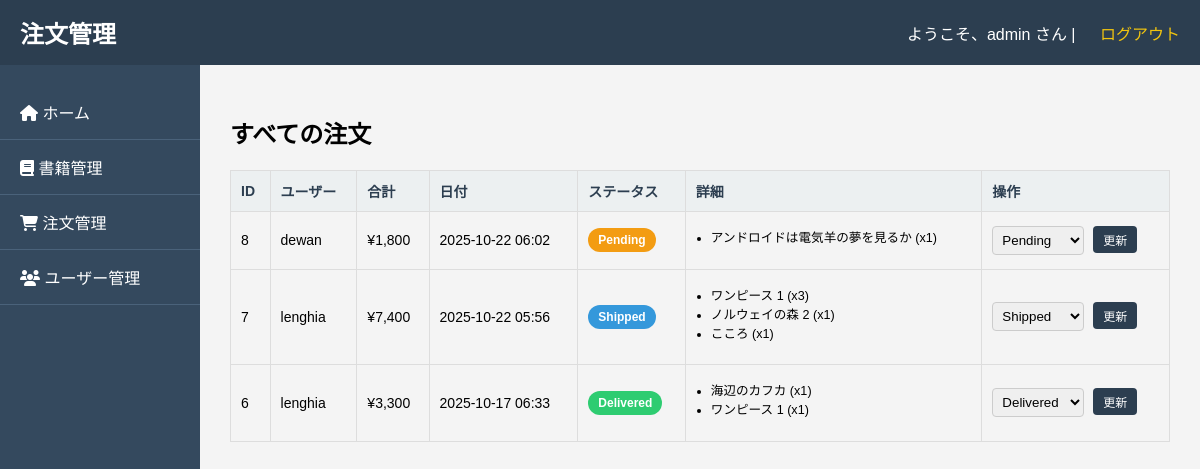
The app's page /admin/manage_orders.php (signed in) with its own data.
### tables this page shows
CREATE TABLE `orders` (
  `id` int(11) NOT NULL,
  `user_id` int(11) NOT NULL,
  `total_amount` decimal(10,2) NOT NULL,
  `shipping_address` text NOT NULL,
  `order_status` varchar(50) NOT NULL DEFAULT 'Pending',
  `created_at` timestamp NOT NULL DEFAULT current_timestamp()
);

CREATE TABLE `users` (
  `id` int(11) NOT NULL,
  `username` varchar(50) NOT NULL,
  `email` varchar(100) NOT NULL,
  `password` varchar(255) NOT NULL,
  `role` varchar(10) NOT NULL DEFAULT 'user',
  `created_at` timestamp NOT NULL DEFAULT current_timestamp()
);

CREATE TABLE `order_items` (
  `id` int(11) NOT NULL,
  `order_id` int(11) NOT NULL,
  `book_id` int(11) NOT NULL,
  `quantity` int(11) NOT NULL,
  `price` int(11) NOT NULL
);

CREATE TABLE `books` (
  `id` int(11) NOT NULL,
  `title` varchar(255) NOT NULL,
  `author` varchar(255) DEFAULT NULL,
  `price` int(11) NOT NULL,
  `sale_price` decimal(10,2) DEFAULT NULL,
  `description` text DEFAULT NULL,
  `published_year` int(11) DEFAULT NULL,
  `image` varchar(255) DEFAULT NULL
);

### admin/manage_orders.php (the view, shortened to what this page needs)
<?php
require '../config.php';
$orders = $pdo->query("SELECT o.*, u.username FROM orders o JOIN users u ON o.user_id = u.id ORDER BY o.created_at DESC")->fetchAll();
function getOrderItemsForAdmin($pdo, $order_id)
{
    $stmt = $pdo->prepare("
        SELECT oi.*, b.title
        FROM order_items oi
        JOIN books b ON oi.book_id = b.id
        WHERE oi.order_id = ?
    ");
    $stmt->execute([$order_id]);
    return $stmt->fetchAll();
}
?>
<!DOCTYPE html>
<html lang="ja">
<head>
    <link rel="stylesheet" href="https://cdnjs.cloudflare.com/ajax/libs/font-awesome/6.4.0/css/all.min.css" />
</head>
<body>
    <div class="header">
        <h1>注文管理</h1>
        <span>ようこそ、<?= htmlspecialchars($_SESSION['username']) ?> さん | <a href="logout.php">ログアウト</a></span>
    </div>
    <div class="container">
        <div class="sidebar">
            <a href="dashboard.php"><i class="fas fa-home"></i> ホーム</a>
            <a href="manage_books.php"><i class="fas fa-book"></i> 書籍管理</a>
            <a href="manage_orders.php"><i class="fas fa-shopping-cart"></i> 注文管理</a>
            <a href="manage_users.php"><i class="fas fa-users"></i> ユーザー管理</a>
        </div>
        <div class="content">
            <h2>すべての注文</h2>
            <table class="admin-table">
                <thead>
                    <tr>
                        <th>ID</th>
                        <th>ユーザー</th>
                        <th>合計</th>
                        <th>日付</th>
                        <th>ステータス</th>
                        <th>詳細</th>
                        <th>操作</th>
                    </tr>
                </thead>
                <tbody>
                    <?php foreach ($orders as $order): ?>
                        <tr>
                            <td><?= htmlspecialchars($order['id']) ?></td>
                            <td><?= htmlspecialchars($order['username']) ?></td>
                            <td>¥<?= number_format($order['total_amount']) ?></td>
                            <td><?= date('Y-m-d H:i', strtotime($order['created_at'])) ?></td>
                            <td>
                                <span class="status-badge status-<?= htmlspecialchars($order['order_status']) ?>">
                                    <?= htmlspecialchars($order['order_status']) ?>
                                </span>
                            </td>
                            <td>
                                <ul class="order-detail-list">
                                    <?php
                                    $items = getOrderItemsForAdmin($pdo, $order['id']);
                                    foreach ($items as $item):
                                        ?>
                                        <li><?= htmlspecialchars($item['title']) ?> (x<?= $item['quantity'] ?>)</li>
                                    <?php endforeach; ?>
                                </ul>
                            </td>
                            <td>
                                <form method="POST" action="manage_orders.php" class="update-form">
                                    <select name="new_status">
                                        <option value="Pending" <?= $order['order_status'] === 'Pending' ? 'selected' : '' ?>>
                                            Pending</option>
                                        <option value="Shipped" <?= $order['order_status'] === 'Shipped' ? 'selected' : '' ?>>
                                            Shipped</option>
                                        <option value="Delivered" <?= $order['order_status'] === 'Delivered' ? 'selected' : '' ?>>Delivered</option>
                                    </select>
                                    <button type="submit">更新</button>
                                </form>
                            </td>
                        </tr>
                    <?php endforeach; ?>
                </tbody>
            </table>
        </div>
    </div>
</body>
</html>

### admin/manage_orders.php (style rules this page uses)
body { font-family: Arial, sans-serif; background-color: #f4f4f4; margin: 0; }
.header { background: #2c3e50; color: white; padding: 15px 20px; display: flex; justify-content: space-between; align-items: center; }
.header h1 { margin: 0; font-size: 24px; }
.header a { color: #f1c40f; text-decoration: none; margin-left: 20px; }
.container { display: flex; }
.sidebar { width: 200px; background: #34495e; color: white; height: 100vh; padding-top: 20px; }
.sidebar a { display: block; padding: 15px 20px; color: white; text-decoration: none; border-bottom: 1px solid #4a627a; }
.content { flex-grow: 1; padding: 30px; }
.admin-table { width: 100%; border-collapse: collapse; margin-top: 20px; }
.admin-table th, .admin-table td { border: 1px solid #ddd; padding: 10px; text-align: left; font-size: 14px; }
.admin-table th { background-color: #ecf0f1; color: #2c3e50; }
.status-badge { display: inline-block; padding: 5px 10px; border-radius: 20px; font-weight: bold; color: white; font-size: 12px; }
.status-Pending { background-color: #f39c12; }
.status-Shipped { background-color: #3498db; }
.status-Delivered { background-color: #2ecc71; }
.order-detail-list { font-size: 0.9em; margin-top: 5px; padding-left: 15px; }
.update-form select { padding: 5px; border-radius: 4px; border: 1px solid #ccc; }
.update-form button { padding: 5px 10px; background: #2c3e50; color: white; border: none; border-radius: 4px; cursor: pointer; font-size: 12px; margin-left: 5px; }

### records on screen
orders: id "8", user.username "dewan", total_amount "1,800", created_at "2025-10-22 06:02", order_status "Pending", new_status "Pending"
order_items: book.title "アンドロイドは電気羊の夢を見るか", quantity "1"
orders: id "7", user.username "lenghia", total_amount "7,400", created_at "2025-10-22 05:56", order_status "Shipped", new_status "Shipped"
order_items: book.title "ワンピース 1", quantity "3"
order_items: book.title "ノルウェイの森 2", quantity "1"
order_items: book.title "こころ", quantity "1"
orders: id "6", user.username "lenghia", total_amount "3,300", created_at "2025-10-17 06:33", order_status "Delivered", new_status "Delivered"
order_items: book.title "海辺のカフカ", quantity "1"
order_items: book.title "ワンピース 1", quantity "1"

### other values on screen
$_SESSION['username'] "admin"
